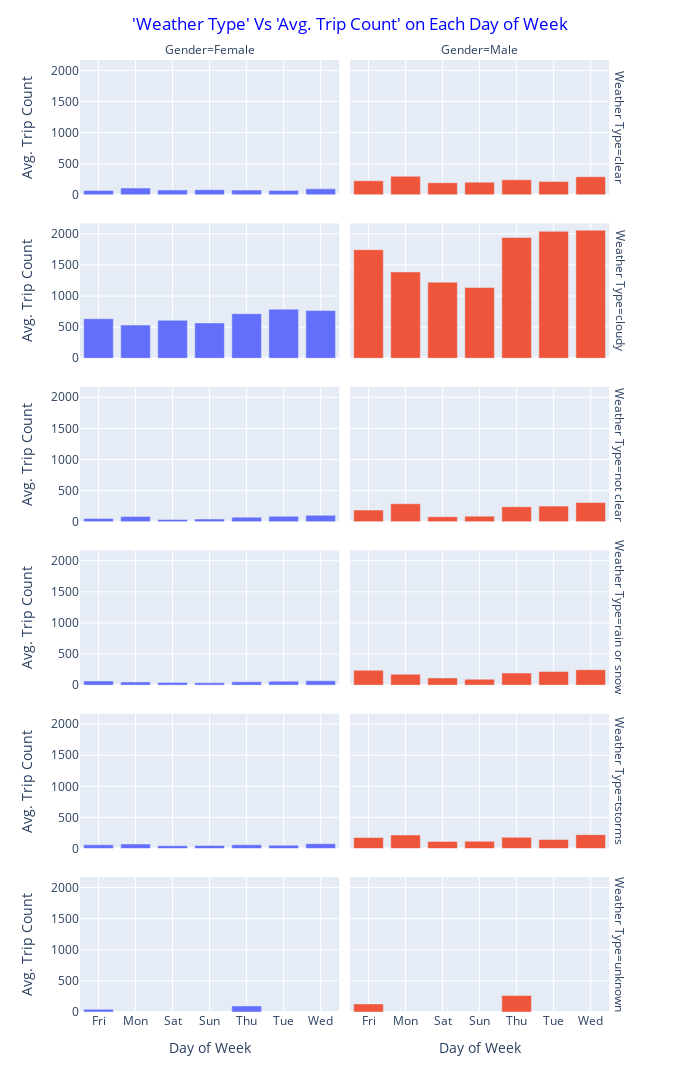

Notebook code for this chart:
### Code cell
fig = px.bar(df2, x = 'Day of Week', y = 'Avg. Trip Count', color = 'Gender', facet_col = 'Gender', facet_row = 'Weather Type', width = 700, height = 1100)
fig.update_layout(title = {"text": "'Weather Type' Vs 'Avg. Trip Count' on Each Day of Week", "x": 0.5,}, title_font_color = 'blue', showlegend = False,) #plot_bgcolor = 'black',
fig.update_xaxes(tickmode = 'auto', showgrid = True) #tickmode = 'linear'
fig.update_yaxes(showgrid = True)
fig.show()

### Figure 1 — Plotly figure (JSON) as saved in the notebook; plotly's stock layout.template omitted (floating-point values rounded to 4 significant figures)
{"data": [{"alignmentgroup": "True", "hovertemplate": "Gender=Female<br>Weather Type=clear<br>Day of Week=%{x}<br>Avg. Trip Count=%{y}<extra></extra>", "legendgroup": "Female", "marker": {"color": "#636efa", "pattern": {"shape": ""}}, "name": "Female", "offsetgroup": "Female", "orientation": "v", "showlegend": true, "textposition": "auto", "type": "bar", "x": ["Fri", "Mon", "Sat", "Sun", "Thu", "Tue", "Wed"], "xaxis": "x11", "y": [71.65, 109.3, 79, 83.56, 76.71, 72.06, 96.51], "yaxis": "y11"}, {"alignmentgroup": "True", "hovertemplate": "Gender=Female<br>Weather Type=cloudy<br>Day of Week=%{x}<br>Avg. Trip Count=%{y}<extra></extra>", "legendgroup": "Female", "marker": {"color": "#636efa", "pattern": {"shape": ""}}, "name": "Female", "offsetgroup": "Female", "orientation": "v", "showlegend": false, "textposition": "auto", "type": "bar", "x": ["Fri", "Mon", "Sat", "Sun", "Thu", "Tue", "Wed"], "xaxis": "x9", "y": [636, 534.8, 610.4, 568.7, 717.1, 789.1, 767.7], "yaxis": "y9"}, {"alignmentgroup": "True", "hovertemplate": "Gender=Female<br>Weather Type=not clear<br>Day of Week=%{x}<br>Avg. Trip Count=%{y}<extra></extra>", "legendgroup": "Female", "marker": {"color": "#636efa", "pattern": {"shape": ""}}, "name": "Female", "offsetgroup": "Female", "orientation": "v", "showlegend": false, "textposition": "auto", "type": "bar", "x": ["Fri", "Mon", "Sat", "Sun", "Thu", "Tue", "Wed"], "xaxis": "x7", "y": [52.51, 82.38, 36.24, 43.82, 73.53, 85.89, 102.5], "yaxis": "y7"}, {"alignmentgroup": "True", "hovertemplate": "Gender=Female<br>Weather Type=rain or snow<br>Day of Week=%{x}<br>Avg. Trip Count=%{y}<extra></extra>", "legendgroup": "Female", "marker": {"color": "#636efa", "pattern": {"shape": ""}}, "name": "Female", "offsetgroup": "Female", "orientation": "v", "showlegend": false, "textposition": "auto", "type": "bar", "x": ["Fri", "Mon", "Sat", "Sun", "Thu", "Tue", "Wed"], "xaxis": "x5", "y": [65.7, 51.21, 43.81, 38.4, 52.67, 63.72, 69.38], "yaxis": "y5"}, {"alignmentgroup": "True", "hovertemplate": "Gender=Female<br>Weather Type=tstorms<br>Day of Week=%{x}<br>Avg. Trip Count=%{y}<extra></extra>", "legendgroup": "Female", "marker": {"color": "#636efa", "pattern": {"shape": ""}}, "name": "Female", "offsetgroup": "Female", "orientation": "v", "showlegend": false, "textposition": "auto", "type": "bar", "x": ["Fri", "Mon", "Sat", "Sun", "Thu", "Tue", "Wed"], "xaxis": "x3", "y": [61.44, 73.11, 46.48, 50.39, 61.76, 53.28, 78.4], "yaxis": "y3"}, {"alignmentgroup": "True", "hovertemplate": "Gender=Female<br>Weather Type=unknown<br>Day of Week=%{x}<br>Avg. Trip Count=%{y}<extra></extra>", "legendgroup": "Female", "marker": {"color": "#636efa", "pattern": {"shape": ""}}, "name": "Female", "offsetgroup": "Female", "orientation": "v", "showlegend": false, "textposition": "auto", "type": "bar", "x": ["Fri", "Thu"], "xaxis": "x", "y": [43, 98], "yaxis": "y"}, {"alignmentgroup": "True", "hovertemplate": "Gender=Male<br>Weather Type=clear<br>Day of Week=%{x}<br>Avg. Trip Count=%{y}<extra></extra>", "legendgroup": "Male", "marker": {"color": "#EF553B", "pattern": {"shape": ""}}, "name": "Male", "offsetgroup": "Male", "orientation": "v", "showlegend": true, "textposition": "auto", "type": "bar", "x": ["Fri", "Mon", "Sat", "Sun", "Thu", "Tue", "Wed"], "xaxis": "x12", "y": [226.4, 299.1, 194.2, 204.1, 241.5, 215.8, 291.1], "yaxis": "y12"}, {"alignmentgroup": "True", "hovertemplate": "Gender=Male<br>Weather Type=cloudy<br>Day of Week=%{x}<br>Avg. Trip Count=%{y}<extra></extra>", "legendgroup": "Male", "marker": {"color": "#EF553B", "pattern": {"shape": ""}}, "name": "Male", "offsetgroup": "Male", "orientation": "v", "showlegend": false, "textposition": "auto", "type": "bar", "x": ["Fri", "Mon", "Sat", "Sun", "Thu", "Tue", "Wed"], "xaxis": "x10", "y": [1745.0, 1387.0, 1224.0, 1138.0, 1941.0, 2040.0, 2059], "yaxis": "y10"}, {"alignmentgroup": "True", "hovertemplate": "Gender=Male<br>Weather Type=not clear<br>Day of Week=%{x}<br>Avg. Trip Count=%{y}<extra></extra>", "legendgroup": "Male", "marker": {"color": "#EF553B", "pattern": {"shape": ""}}, "name": "Male", "offsetgroup": "Male", "orientation": "v", "showlegend": false, "textposition": "auto", "type": "bar", "x": ["Fri", "Mon", "Sat", "Sun", "Thu", "Tue", "Wed"], "xaxis": "x8", "y": [186.9, 288.7, 79.83, 89.27, 240.6, 250.6, 308.0], "yaxis": "y8"}, {"alignmentgroup": "True", "hovertemplate": "Gender=Male<br>Weather Type=rain or snow<br>Day of Week=%{x}<br>Avg. Trip Count=%{y}<extra></extra>", "legendgroup": "Male", "marker": {"color": "#EF553B", "pattern": {"shape": ""}}, "name": "Male", "offsetgroup": "Male", "orientation": "v", "showlegend": false, "textposition": "auto", "type": "bar", "x": ["Fri", "Mon", "Sat", "Sun", "Thu", "Tue", "Wed"], "xaxis": "x6", "y": [240.1, 175.8, 115.2, 95.4, 194.0, 218.8, 247.9], "yaxis": "y6"}, {"alignmentgroup": "True", "hovertemplate": "Gender=Male<br>Weather Type=tstorms<br>Day of Week=%{x}<br>Avg. Trip Count=%{y}<extra></extra>", "legendgroup": "Male", "marker": {"color": "#EF553B", "pattern": {"shape": ""}}, "name": "Male", "offsetgroup": "Male", "orientation": "v", "showlegend": false, "textposition": "auto", "type": "bar", "x": ["Fri", "Mon", "Sat", "Sun", "Thu", "Tue", "Wed"], "xaxis": "x4", "y": [177.3, 218.2, 115.1, 117.0, 180.9, 145.9, 223.2], "yaxis": "y4"}, {"alignmentgroup": "True", "hovertemplate": "Gender=Male<br>Weather Type=unknown<br>Day of Week=%{x}<br>Avg. Trip Count=%{y}<extra></extra>", "legendgroup": "Male", "marker": {"color": "#EF553B", "pattern": {"shape": ""}}, "name": "Male", "offsetgroup": "Male", "orientation": "v", "showlegend": false, "textposition": "auto", "type": "bar", "x": ["Fri", "Thu"], "xaxis": "x2", "y": [130, 265], "yaxis": "y2"}], "layout": {"annotations": [{"font": {}, "showarrow": false, "text": "Gender=Female", "x": 0.24, "xanchor": "center", "xref": "paper", "y": 1, "yanchor": "bottom", "yref": "paper"}, {"font": {}, "showarrow": false, "text": "Gender=Male", "x": 0.74, "xanchor": "center", "xref": "paper", "y": 1, "yanchor": "bottom", "yref": "paper"}, {"font": {}, "showarrow": false, "text": "Weather Type=unknown", "textangle": 90, "x": 0.98, "xanchor": "left", "xref": "paper", "y": 0.07083, "yanchor": "middle", "yref": "paper"}, {"font": {}, "showarrow": false, "text": "Weather Type=tstorms", "textangle": 90, "x": 0.98, "xanchor": "left", "xref": "paper", "y": 0.2425, "yanchor": "middle", "yref": "paper"}, {"font": {}, "showarrow": false, "text": "Weather Type=rain or snow", "textangle": 90, "x": 0.98, "xanchor": "left", "xref": "paper", "y": 0.4142, "yanchor": "middle", "yref": "paper"}, {"font": {}, "showarrow": false, "text": "Weather Type=not clear", "textangle": 90, "x": 0.98, "xanchor": "left", "xref": "paper", "y": 0.5858, "yanchor": "middle", "yref": "paper"}, {"font": {}, "showarrow": false, "text": "Weather Type=cloudy", "textangle": 90, "x": 0.98, "xanchor": "left", "xref": "paper", "y": 0.7575, "yanchor": "middle", "yref": "paper"}, {"font": {}, "showarrow": false, "text": "Weather Type=clear", "textangle": 90, "x": 0.98, "xanchor": "left", "xref": "paper", "y": 0.9292, "yanchor": "middle", "yref": "paper"}], "barmode": "relative", "height": 1100, "legend": {"title": {"text": "Gender"}, "tracegroupgap": 0}, "margin": {"t": 60}, "showlegend": false, "title": {"font": {"color": "blue"}, "text": "'Weather Type' Vs 'Avg. Trip Count' on Each Day of Week", "x": 0.5}, "width": 700, "xaxis": {"anchor": "y", "autorange": true, "domain": [0, 0.48], "range": [-0.5, 6.5], "showgrid": true, "tickmode": "auto", "title": {"text": "Day of Week"}, "type": "category"}, "xaxis10": {"anchor": "y10", "autorange": true, "domain": [0.5, 0.98], "matches": "x", "range": [-0.5, 6.5], "showgrid": true, "showticklabels": false, "tickmode": "auto", "type": "category"}, "xaxis11": {"anchor": "y11", "autorange": true, "domain": [0, 0.48], "matches": "x", "range": [-0.5, 6.5], "showgrid": true, "showticklabels": false, "tickmode": "auto", "type": "category"}, "xaxis12": {"anchor": "y12", "autorange": true, "domain": [0.5, 0.98], "matches": "x", "range": [-0.5, 6.5], "showgrid": true, "showticklabels": false, "tickmode": "auto", "type": "category"}, "xaxis2": {"anchor": "y2", "autorange": true, "domain": [0.5, 0.98], "matches": "x", "range": [-0.5, 6.5], "showgrid": true, "tickmode": "auto", "title": {"text": "Day of Week"}, "type": "category"}, "xaxis3": {"anchor": "y3", "autorange": true, "domain": [0, 0.48], "matches": "x", "range": [-0.5, 6.5], "showgrid": true, "showticklabels": false, "tickmode": "auto", "type": "category"}, "xaxis4": {"anchor": "y4", "autorange": true, "domain": [0.5, 0.98], "matches": "x", "range": [-0.5, 6.5], "showgrid": true, "showticklabels": false, "tickmode": "auto", "type": "category"}, "xaxis5": {"anchor": "y5", "autorange": true, "domain": [0, 0.48], "matches": "x", "range": [-0.5, 6.5], "showgrid": true, "showticklabels": false, "tickmode": "auto", "type": "category"}, "xaxis6": {"anchor": "y6", "autorange": true, "domain": [0.5, 0.98], "matches": "x", "range": [-0.5, 6.5], "showgrid": true, "showticklabels": false, "tickmode": "auto", "type": "category"}, "xaxis7": {"anchor": "y7", "autorange": true, "domain": [0, 0.48], "matches": "x", "range": [-0.5, 6.5], "showgrid": true, "showticklabels": false, "tickmode": "auto", "type": "category"}, "xaxis8": {"anchor": "y8", "autorange": true, "domain": [0.5, 0.98], "matches": "x", "range": [-0.5, 6.5], "showgrid": true, "showticklabels": false, "tickmode": "auto", "type": "category"}, "xaxis9": {"anchor": "y9", "autorange": true, "domain": [0, 0.48], "matches": "x", "range": [-0.5, 6.5], "showgrid": true, "showticklabels": false, "tickmode": "auto", "type": "category"}, "yaxis": {"anchor": "x", "autorange": true, "domain": [0, 0.1417], "range": [0, 2167.0], "showgrid": true, "title": {"text": "Avg. Trip Count"}, "type": "linear"}, "yaxis10": {"anchor": "x10", "autorange": true, "domain": [0.6867, 0.8283], "matches": "y", "range": [0, 2167.0], "showgrid": true, "showticklabels": false, "type": "linear"}, "yaxis11": {"anchor": "x11", "autorange": true, "domain": [0.8583, 1], "matches": "y", "range": [0, 2167.0], "showgrid": true, "title": {"text": "Avg. Trip Count"}, "type": "linear"}, "yaxis12": {"anchor": "x12", "autorange": true, "domain": [0.8583, 1], "matches": "y", "range": [0, 2167.0], "showgrid": true, "showticklabels": false, "type": "linear"}, "yaxis2": {"anchor": "x2", "autorange": true, "domain": [0, 0.1417], "matches": "y", "range": [0, 2167.0], "showgrid": true, "showticklabels": false, "type": "linear"}, "yaxis3": {"anchor": "x3", "autorange": true, "domain": [0.1717, 0.3133], "matches": "y", "range": [0, 2167.0], "showgrid": true, "title": {"text": "Avg. Trip Count"}, "type": "linear"}, "yaxis4": {"anchor": "x4", "autorange": true, "domain": [0.1717, 0.3133], "matches": "y", "range": [0, 2167.0], "showgrid": true, "showticklabels": false, "type": "linear"}, "yaxis5": {"anchor": "x5", "autorange": true, "domain": [0.3433, 0.485], "matches": "y", "range": [0, 2167.0], "showgrid": true, "title": {"text": "Avg. Trip Count"}, "type": "linear"}, "yaxis6": {"anchor": "x6", "autorange": true, "domain": [0.3433, 0.485], "matches": "y", "range": [0, 2167.0], "showgrid": true, "showticklabels": false, "type": "linear"}, "yaxis7": {"anchor": "x7", "autorange": true, "domain": [0.515, 0.6567], "matches": "y", "range": [0, 2167.0], "showgrid": true, "title": {"text": "Avg. Trip Count"}, "type": "linear"}, "yaxis8": {"anchor": "x8", "autorange": true, "domain": [0.515, 0.6567], "matches": "y", "range": [0, 2167.0], "showgrid": true, "showticklabels": false, "type": "linear"}, "yaxis9": {"anchor": "x9", "autorange": true, "domain": [0.6867, 0.8283], "matches": "y", "range": [0, 2167.0], "showgrid": true, "title": {"text": "Avg. Trip Count"}, "type": "linear"}}}
